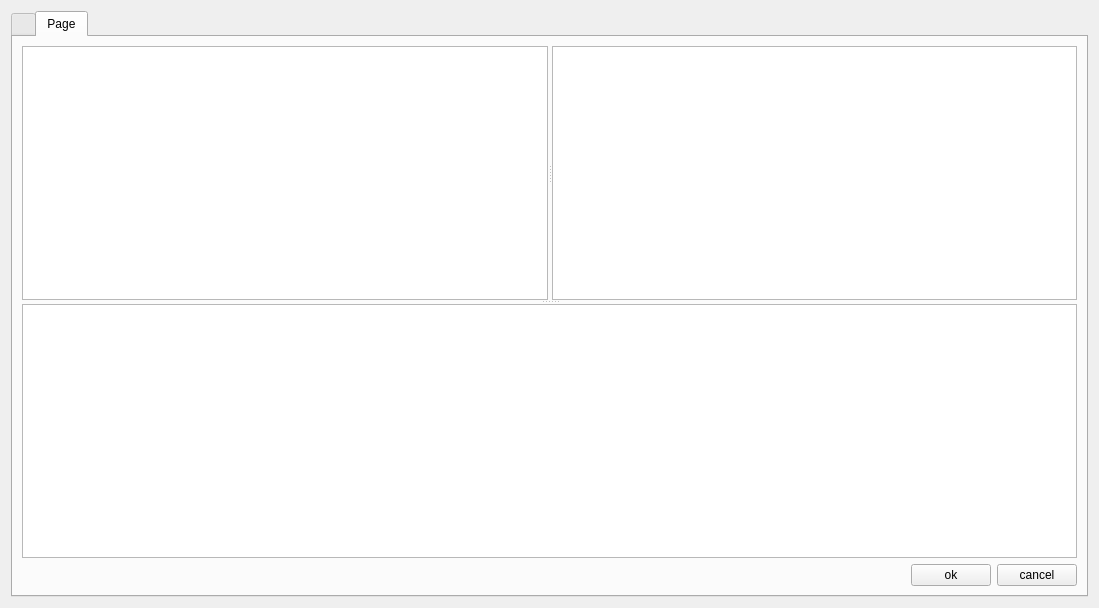
<?xml version="1.0" encoding="UTF-8"?>
<ui version="4.0">
 <class>Dialog</class>
 <widget class="QDialog" name="Dialog">
  <property name="geometry">
   <rect>
    <x>0</x>
    <y>0</y>
    <width>1099</width>
    <height>608</height>
   </rect>
  </property>
  <property name="windowTitle">
   <string>Dialog</string>
  </property>
  <layout class="QGridLayout" name="gridLayout_12">
   <item row="0" column="0">
    <widget class="QTabWidget" name="Page1_2">
     <property name="currentIndex">
      <number>1</number>
     </property>
     <widget class="QWidget" name="Page1" native="true">
      <attribute name="title">
       <string/>
      </attribute>
      <layout class="QGridLayout" name="gridLayout_8">
       <item row="0" column="0">
        <widget class="QSplitter" name="splitter_3">
         <property name="orientation">
          <enum>Qt::Vertical</enum>
         </property>
         <widget class="QSplitter" name="splitter">
          <property name="orientation">
           <enum>Qt::Horizontal</enum>
          </property>
          <widget class="QGroupBox" name="groupBox">
           <property name="title">
            <string>Horizantial - Vertical - Grid Layouts</string>
           </property>
           <layout class="QGridLayout" name="gridLayout">
            <item row="1" column="0">
             <layout class="QVBoxLayout" name="verticalLayout_2">
              <item>
               <widget class="QLabel" name="label_3">
                <property name="text">
                 <string>Select your sauces</string>
                </property>
               </widget>
              </item>
              <item>
               <widget class="QCheckBox" name="checkBox">
                <property name="text">
                 <string>Ketchup</string>
                </property>
               </widget>
              </item>
              <item>
               <widget class="QCheckBox" name="checkBox_2">
                <property name="text">
                 <string>Mayo</string>
                </property>
               </widget>
              </item>
              <item>
               <widget class="QCheckBox" name="checkBox_3">
                <property name="text">
                 <string>Chilli</string>
                </property>
               </widget>
              </item>
              <item>
               <widget class="QCheckBox" name="checkBox_4">
                <property name="text">
                 <string>Bufallo</string>
                </property>
               </widget>
              </item>
              <item>
               <widget class="QPushButton" name="pushButton_3">
                <property name="text">
                 <string>To Extras-&gt;</string>
                </property>
               </widget>
              </item>
             </layout>
            </item>
            <item row="1" column="1">
             <layout class="QVBoxLayout" name="verticalLayout_3">
              <item>
               <widget class="QLabel" name="label_4">
                <property name="text">
                 <string>What is your asnwer?</string>
                </property>
               </widget>
              </item>
              <item>
               <widget class="QRadioButton" name="radioButton">
                <property name="text">
                 <string>A</string>
                </property>
               </widget>
              </item>
              <item>
               <widget class="QRadioButton" name="radioButton_2">
                <property name="text">
                 <string>B</string>
                </property>
               </widget>
              </item>
              <item>
               <widget class="QRadioButton" name="radioButton_3">
                <property name="text">
                 <string>C</string>
                </property>
               </widget>
              </item>
              <item>
               <widget class="QRadioButton" name="radioButton_4">
                <property name="text">
                 <string>D</string>
                </property>
               </widget>
              </item>
              <item>
               <widget class="QPushButton" name="pushButton_4">
                <property name="text">
                 <string>Next Question</string>
                </property>
               </widget>
              </item>
             </layout>
            </item>
            <item row="0" column="0" colspan="2">
             <layout class="QVBoxLayout" name="verticalLayout">
              <item>
               <layout class="QHBoxLayout" name="horizontalLayout">
                <item>
                 <widget class="QLabel" name="label">
                  <property name="text">
                   <string>TextLabel</string>
                  </property>
                 </widget>
                </item>
                <item>
                 <widget class="QLineEdit" name="lineEdit"/>
                </item>
                <item>
                 <widget class="QPushButton" name="pushButton">
                  <property name="text">
                   <string>PushButton</string>
                  </property>
                 </widget>
                </item>
               </layout>
              </item>
              <item>
               <layout class="QHBoxLayout" name="horizontalLayout_2">
                <item>
                 <widget class="QLabel" name="label_2">
                  <property name="text">
                   <string>TextLabel</string>
                  </property>
                 </widget>
                </item>
                <item>
                 <widget class="QLineEdit" name="lineEdit_2"/>
                </item>
                <item>
                 <widget class="QPushButton" name="pushButton_2">
                  <property name="text">
                   <string>PushButton</string>
                  </property>
                 </widget>
                </item>
               </layout>
              </item>
             </layout>
            </item>
           </layout>
          </widget>
          <widget class="QGroupBox" name="groupBox_2">
           <property name="title">
            <string>Form Layout(try to avoid-use grid)</string>
           </property>
           <layout class="QFormLayout" name="formLayout_2">
            <item row="0" column="0">
             <layout class="QGridLayout" name="gridLayout_9">
              <item row="0" column="0">
               <widget class="QLabel" name="label_31">
                <property name="text">
                 <string>TextLabel</string>
                </property>
               </widget>
              </item>
              <item row="1" column="1">
               <widget class="QLineEdit" name="lineEdit_17"/>
              </item>
              <item row="1" column="2">
               <widget class="QPushButton" name="pushButton_31">
                <property name="text">
                 <string>PushButton</string>
                </property>
               </widget>
              </item>
             </layout>
            </item>
            <item row="0" column="1">
             <widget class="QPushButton" name="pushButton_34">
              <property name="text">
               <string>PushButton</string>
              </property>
             </widget>
            </item>
            <item row="1" column="0">
             <widget class="QPushButton" name="pushButton_38">
              <property name="text">
               <string>PushButton</string>
              </property>
             </widget>
            </item>
            <item row="2" column="0">
             <widget class="QPushButton" name="pushButton_39">
              <property name="text">
               <string>PushButton</string>
              </property>
             </widget>
            </item>
            <item row="3" column="0">
             <layout class="QGridLayout" name="gridLayout_10">
              <item row="0" column="0">
               <widget class="QLabel" name="label_32">
                <property name="text">
                 <string>TextLabel</string>
                </property>
               </widget>
              </item>
              <item row="1" column="1">
               <widget class="QLineEdit" name="lineEdit_18"/>
              </item>
              <item row="1" column="2">
               <widget class="QPushButton" name="pushButton_32">
                <property name="text">
                 <string>PushButton</string>
                </property>
               </widget>
              </item>
             </layout>
            </item>
            <item row="3" column="1">
             <widget class="QPushButton" name="pushButton_35">
              <property name="text">
               <string>PushButton</string>
              </property>
             </widget>
            </item>
            <item row="6" column="0">
             <layout class="QGridLayout" name="gridLayout_11">
              <item row="0" column="0">
               <widget class="QLabel" name="label_33">
                <property name="text">
                 <string>TextLabel</string>
                </property>
               </widget>
              </item>
              <item row="1" column="1">
               <widget class="QLineEdit" name="lineEdit_19"/>
              </item>
              <item row="1" column="2">
               <widget class="QPushButton" name="pushButton_33">
                <property name="text">
                 <string>PushButton</string>
                </property>
               </widget>
              </item>
             </layout>
            </item>
            <item row="6" column="1">
             <widget class="QPushButton" name="pushButton_36">
              <property name="text">
               <string>PushButton</string>
              </property>
             </widget>
            </item>
            <item row="8" column="0">
             <widget class="QPushButton" name="pushButton_37">
              <property name="text">
               <string>PushButton</string>
              </property>
             </widget>
            </item>
            <item row="4" column="0">
             <widget class="QPushButton" name="pushButton_40">
              <property name="text">
               <string>PushButton</string>
              </property>
             </widget>
            </item>
            <item row="5" column="0">
             <widget class="QPushButton" name="pushButton_41">
              <property name="text">
               <string>PushButton</string>
              </property>
             </widget>
            </item>
            <item row="8" column="1">
             <widget class="QPushButton" name="pushButton_42">
              <property name="text">
               <string>PushButton</string>
              </property>
             </widget>
            </item>
            <item row="7" column="1">
             <widget class="QPushButton" name="pushButton_43">
              <property name="text">
               <string>PushButton</string>
              </property>
             </widget>
            </item>
           </layout>
          </widget>
         </widget>
         <widget class="QSplitter" name="splitter_2">
          <property name="orientation">
           <enum>Qt::Horizontal</enum>
          </property>
          <widget class="QGroupBox" name="groupBox_3">
           <property name="title">
            <string>GroupBox - Container</string>
           </property>
           <widget class="QLabel" name="label_36">
            <property name="geometry">
             <rect>
              <x>60</x>
              <y>15</y>
              <width>91</width>
              <height>31</height>
             </rect>
            </property>
            <property name="text">
             <string>groupboxcontainer</string>
            </property>
           </widget>
          </widget>
          <widget class="QWidget" name="widgetcontainer" native="true">
           <widget class="QLabel" name="label_35">
            <property name="geometry">
             <rect>
              <x>120</x>
              <y>20</y>
              <width>91</width>
              <height>16</height>
             </rect>
            </property>
            <property name="text">
             <string>widgetcontainer</string>
            </property>
           </widget>
          </widget>
         </widget>
        </widget>
       </item>
      </layout>
     </widget>
     <widget class="QWidget" name="Page2">
      <attribute name="title">
       <string>Page</string>
      </attribute>
      <layout class="QGridLayout" name="gridLayout_13">
       <item row="0" column="0">
        <widget class="QSplitter" name="splitter_5">
         <property name="orientation">
          <enum>Qt::Vertical</enum>
         </property>
         <widget class="QSplitter" name="splitter_4">
          <property name="orientation">
           <enum>Qt::Horizontal</enum>
          </property>
          <widget class="QTextEdit" name="textEdit"/>
          <widget class="QTextEdit" name="textEdit_2"/>
         </widget>
         <widget class="QTextEdit" name="textEdit_3"/>
        </widget>
       </item>
       <item row="1" column="0">
        <layout class="QHBoxLayout" name="horizontalLayout_17">
         <item>
          <spacer name="horizontalSpacer">
           <property name="orientation">
            <enum>Qt::Horizontal</enum>
           </property>
           <property name="sizeHint" stdset="0">
            <size>
             <width>40</width>
             <height>17</height>
            </size>
           </property>
          </spacer>
         </item>
         <item>
          <widget class="QPushButton" name="pushButton_47">
           <property name="text">
            <string>ok</string>
           </property>
          </widget>
         </item>
         <item>
          <widget class="QPushButton" name="pushButton_48">
           <property name="text">
            <string>cancel</string>
           </property>
          </widget>
         </item>
        </layout>
       </item>
      </layout>
     </widget>
    </widget>
   </item>
  </layout>
 </widget>
 <resources/>
 <connections/>
</ui>
